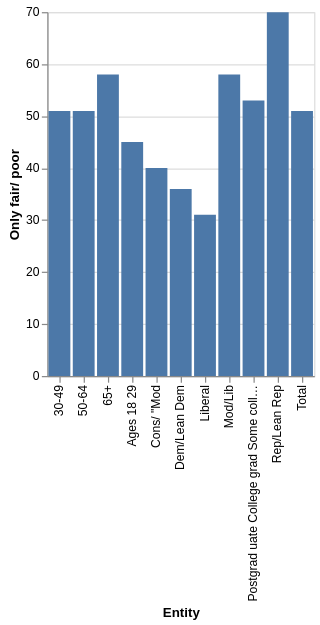

Specify this chart in Vega-Lite:
### Vega-Lite specification from a JSON file in a GitHub repository (floating-point values rounded to 4 significant figures)
{"$schema": "https://vega.github.io/schema/vega-lite/v5.json", "description": "Bar chart auto-generated from CSV", "data": {"values": [{"Entity": "Liberal", "Only fair/ poor": 31.0}, {"Entity": "Cons/ \"Mod", "Only fair/ poor": 40.0}, {"Entity": "Dem/Lean Dem", "Only fair/ poor": 36.0}, {"Entity": "Mod/Lib", "Only fair/ poor": 58.0}, {"Entity": "Conserv", "Only fair/ poor": NaN}, {"Entity": "Rep/Lean Rep", "Only fair/ poor": 70.0}, {"Entity": "Postgrad uate College grad Some college This for less", "Only fair/ poor": 53.0}, {"Entity": "65+", "Only fair/ poor": 58.0}, {"Entity": "50-64", "Only fair/ poor": 51.0}, {"Entity": "30-49", "Only fair/ poor": 51.0}, {"Entity": "Ages 18 29", "Only fair/ poor": 45.0}, {"Entity": "Total", "Only fair/ poor": 51.0}]}, "mark": "bar", "encoding": {"x": {"field": "Entity", "type": "ordinal"}, "y": {"field": "Only fair/ poor", "type": "quantitative"}}}
